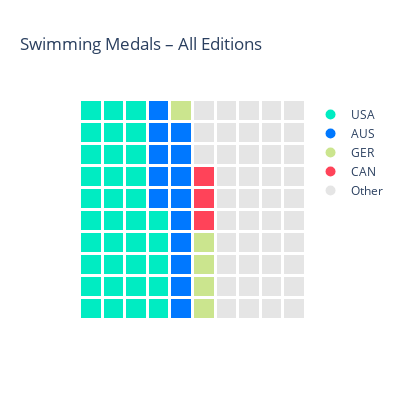

This figure's notebook cell:
### Markdown cell above
# Pays

### Code cell
df_medals = olympics_data[olympics_data["Sport"] == "Swimming"]
df_medals = df_medals[df_medals["Medal"].notna()]
total_medal_counts = df_medals["NOC"].value_counts()

# Select Top 3 countries + Canada (athlete's country) + "Other"
top_countries = total_medal_counts.head(3).index.tolist() + ['CAN']

df_grouped = df_medals["NOC"].value_counts().reset_index()
df_grouped.columns = ["Country", "Medals"]
df_grouped["Country"] = df_grouped["Country"].apply(lambda x: x if x in top_countries else "Other")

df_grouped = df_grouped.groupby("Country")["Medals"].sum().reset_index()

df_grouped = df_grouped.sort_values(by="Medals", ascending=False)
if "Other" in df_grouped["Country"].values:
    df_grouped = pd.concat([
        df_grouped[df_grouped["Country"] != "Other"],
        df_grouped[df_grouped["Country"] == "Other"]
    ])

df_grouped["Normalized"] = (df_grouped["Medals"] / df_grouped["Medals"].sum() * 100).round().astype(int)

while df_grouped["Normalized"].sum() > 100:
    df_grouped.loc[df_grouped["Normalized"].idxmax(), "Normalized"] -= 1
while df_grouped["Normalized"].sum() < 100:
    df_grouped.loc[df_grouped["Normalized"].idxmax(), "Normalized"] += 1

country_mapping = {country: i + 1 for i, country in enumerate(df_grouped["Country"])}

flat_list = []
for team, count in zip(df_grouped["Country"], df_grouped["Normalized"]):
    flat_list.extend([country_mapping[team]] * count)

waffle_array = np.array(flat_list).reshape(10, 10, order="F")

label_map = {v: k for k, v in country_mapping.items()}
labels = np.vectorize(label_map.get)(waffle_array)

color_palette = ["#00ECC2", "#0078FF", "#cbe58e", "#FF4359"]
country_colors = {country: color_palette[i] for i, country in enumerate(top_countries)}
country_colors["Other"] = "rgba(170, 170, 170, 0.3)"  # gray for others

# Waffle chart
fig = go.Figure()

fig.add_trace(
    go.Heatmap(
        x=np.arange(10), y=np.arange(10),
        z=waffle_array, customdata=labels,
        xgap=3, ygap=3,
        colorscale=[(i / 4, color_palette[i]) for i in range(4)] + [(1.0, "rgba(170, 170, 170, 0.3)")],
        showscale=False,
        hovertemplate="%{customdata}<extra></extra>"
    )
)

for team, color in country_colors.items():
    fig.add_trace(
        go.Scatter(
            x=[None], y=[None], mode='markers',
            marker=dict(color=color, symbol='circle', size=10),
            name=team
        )
    )

fig.update_layout(
    title="Swimming Medals – All Editions",
    width=400, height=400,
    plot_bgcolor='rgba(0,0,0,0)',
    paper_bgcolor='rgba(0,0,0,0)',
)

fig.update_xaxes(showgrid=False, zeroline=False, showticklabels=False)
fig.update_yaxes(showgrid=False, zeroline=False, showticklabels=False)

fig.show()

### Figure 1 — Plotly figure (JSON) as saved in the notebook; plotly's stock layout.template omitted (floating-point values rounded to 4 significant figures)
{"data": [{"colorscale": [[0, "#00ECC2"], [0.25, "#0078FF"], [0.5, "#cbe58e"], [0.75, "#FF4359"], [1, "rgba(170, 170, 170, 0.3)"]], "customdata": [["USA", "USA", "USA", "USA", "AUS", "GER", "Other", "Other", "Other", "Other"], ["USA", "USA", "USA", "USA", "AUS", "GER", "Other", "Other", "Other", "Other"], ["USA", "USA", "USA", "USA", "AUS", "GER", "Other", "Other", "Other", "Other"], ["USA", "USA", "USA", "USA", "AUS", "GER", "Other", "Other", "Other", "Other"], ["USA", "USA", "USA", "USA", "AUS", "CAN", "Other", "Other", "Other", "Other"], ["USA", "USA", "USA", "AUS", "AUS", "CAN", "Other", "Other", "Other", "Other"], ["USA", "USA", "USA", "AUS", "AUS", "CAN", "Other", "Other", "Other", "Other"], ["USA", "USA", "USA", "AUS", "AUS", "Other", "Other", "Other", "Other", "Other"], ["USA", "USA", "USA", "AUS", "AUS", "Other", "Other", "Other", "Other", "Other"], ["USA", "USA", "USA", "AUS", "GER", "Other", "Other", "Other", "Other", "Other"]], "hovertemplate": "%{customdata}<extra></extra>", "showscale": false, "type": "heatmap", "x": [0, 1, 2, 3, 4, 5, 6, 7, 8, 9], "xgap": 3, "y": [0, 1, 2, 3, 4, 5, 6, 7, 8, 9], "ygap": 3, "z": [[1, 1, 1, 1, 2, 3, 5, 5, 5, 5], [1, 1, 1, 1, 2, 3, 5, 5, 5, 5], [1, 1, 1, 1, 2, 3, 5, 5, 5, 5], [1, 1, 1, 1, 2, 3, 5, 5, 5, 5], [1, 1, 1, 1, 2, 4, 5, 5, 5, 5], [1, 1, 1, 2, 2, 4, 5, 5, 5, 5], [1, 1, 1, 2, 2, 4, 5, 5, 5, 5], [1, 1, 1, 2, 2, 5, 5, 5, 5, 5], [1, 1, 1, 2, 2, 5, 5, 5, 5, 5], [1, 1, 1, 2, 3, 5, 5, 5, 5, 5]]}, {"marker": {"color": "#00ECC2", "size": 10, "symbol": "circle"}, "mode": "markers", "name": "USA", "type": "scatter", "x": [null], "y": [null]}, {"marker": {"color": "#0078FF", "size": 10, "symbol": "circle"}, "mode": "markers", "name": "AUS", "type": "scatter", "x": [null], "y": [null]}, {"marker": {"color": "#cbe58e", "size": 10, "symbol": "circle"}, "mode": "markers", "name": "GER", "type": "scatter", "x": [null], "y": [null]}, {"marker": {"color": "#FF4359", "size": 10, "symbol": "circle"}, "mode": "markers", "name": "CAN", "type": "scatter", "x": [null], "y": [null]}, {"marker": {"color": "rgba(170, 170, 170, 0.3)", "size": 10, "symbol": "circle"}, "mode": "markers", "name": "Other", "type": "scatter", "x": [null], "y": [null]}], "layout": {"height": 400, "paper_bgcolor": "rgba(0,0,0,0)", "plot_bgcolor": "rgba(0,0,0,0)", "title": {"text": "Swimming Medals – All Editions"}, "width": 400, "xaxis": {"showgrid": false, "showticklabels": false, "zeroline": false}, "yaxis": {"showgrid": false, "showticklabels": false, "zeroline": false}}}
